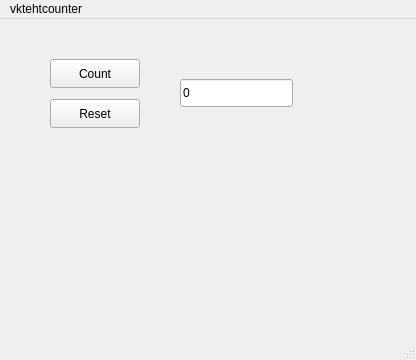
<?xml version="1.0" encoding="UTF-8"?>
<ui version="4.0">
 <class>MainWindow</class>
 <widget class="QMainWindow" name="MainWindow">
  <property name="geometry">
   <rect>
    <x>0</x>
    <y>0</y>
    <width>416</width>
    <height>360</height>
   </rect>
  </property>
  <property name="windowTitle">
   <string>MainWindow</string>
  </property>
  <widget class="QWidget" name="centralwidget">
   <widget class="QPushButton" name="countButton">
    <property name="geometry">
     <rect>
      <x>50</x>
      <y>40</y>
      <width>90</width>
      <height>29</height>
     </rect>
    </property>
    <property name="text">
     <string>Count</string>
    </property>
   </widget>
   <widget class="QPushButton" name="resetButton">
    <property name="geometry">
     <rect>
      <x>50</x>
      <y>80</y>
      <width>90</width>
      <height>29</height>
     </rect>
    </property>
    <property name="text">
     <string>Reset</string>
    </property>
   </widget>
   <widget class="QLineEdit" name="countEdit">
    <property name="geometry">
     <rect>
      <x>180</x>
      <y>60</y>
      <width>113</width>
      <height>28</height>
     </rect>
    </property>
    <property name="text">
     <string>0</string>
    </property>
   </widget>
  </widget>
  <widget class="QMenuBar" name="menubar">
   <property name="geometry">
    <rect>
     <x>0</x>
     <y>0</y>
     <width>416</width>
     <height>25</height>
    </rect>
   </property>
   <widget class="QMenu" name="menuvktehtcounter">
    <property name="title">
     <string>vktehtcounter</string>
    </property>
   </widget>
   <addaction name="menuvktehtcounter"/>
  </widget>
  <widget class="QStatusBar" name="statusbar"/>
 </widget>
 <resources/>
 <connections/>
</ui>
